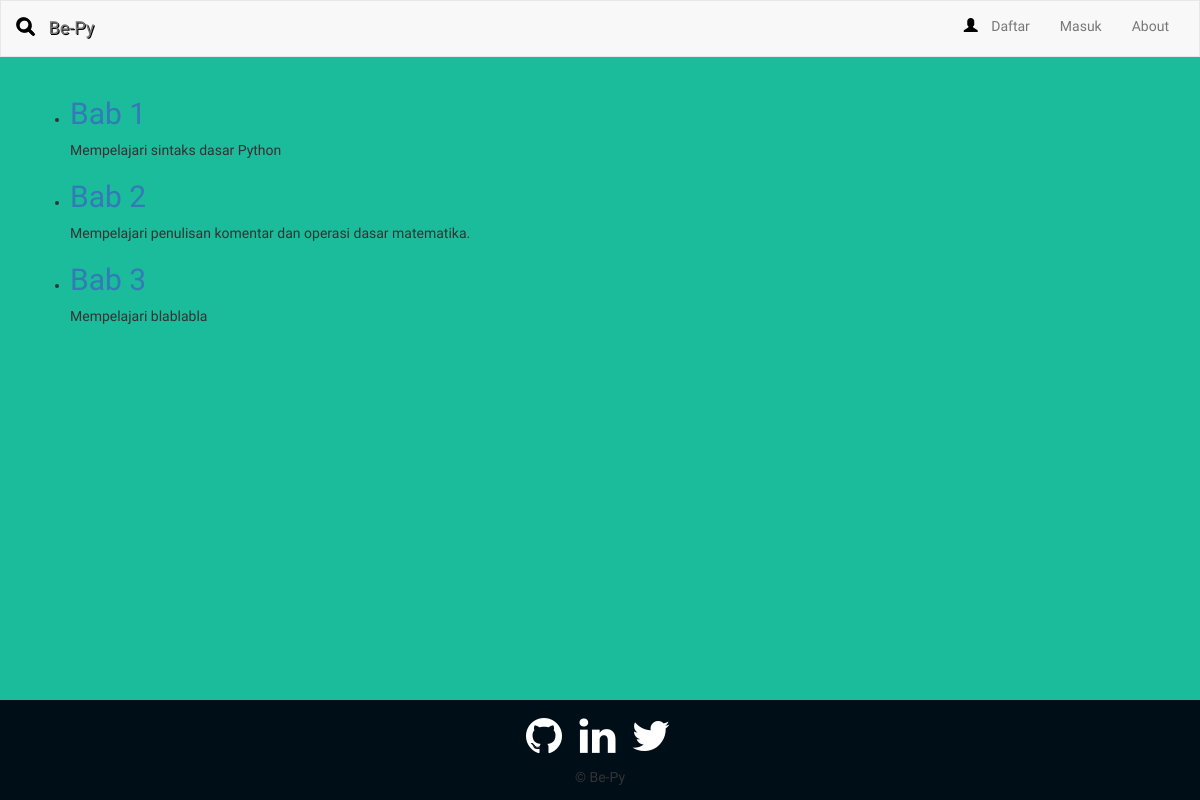
Page /learning/bab/ on the committed database.
### learning/models.py (models this page shows, shortened)
class Bab(models.Model):
    nama = models.CharField(max_length=128, unique=True)
    deskripsi = models.TextField(null=True)
    slug = models.SlugField(unique=True)
    class Meta:
        verbose_name_plural = "Bab"

### learning/views.py (the view)
def bab_view(request):
    bab_list= Bab.objects.all()
    context_dict={"bab":bab_list}
    return render(request, 'learning/bab.html', context_dict)

### templates/learning/bab.html (shortened to what this page needs)
{% extends 'learning/base.html' %}
{% load staticfiles %}
{% block body_block %}
{% if bab %}
            <ul>
                {% for b in bab %}
                <li>
                    <h2><a href="/learning/bab/{{ b.slug }}/">{{ b.nama }}</a></h2>
		<p> {{ b.deskripsi }} 	</p>
               </li>
              {% endfor %}
            </ul>
        {% else %}
            <strong>Tidak ada bab yang tersedia.</strong>
        {% endif %}
{% endblock %}

### static/css/custom.css (style rules this page uses)
body { background-color: #1BBC9B; font-family: 'Roboto', sans-serif; }
html { position: relative; min-height: 100%; }
body { margin-bottom: 60px; }

### static/css/login.css (style rules this page uses)
html, body { font-family: 'Varela Round'; }
a { transition: all ease-in-out 200ms; }

### rows in the picture
Bab: nama "Bab 1", deskripsi "Mempelajari sintaks dasar Python"
Bab: nama "Bab 2", deskripsi "Mempelajari penulisan komentar dan operasi dasar matematika."
Bab: nama "Bab 3", deskripsi "Mempelajari blablabla"
